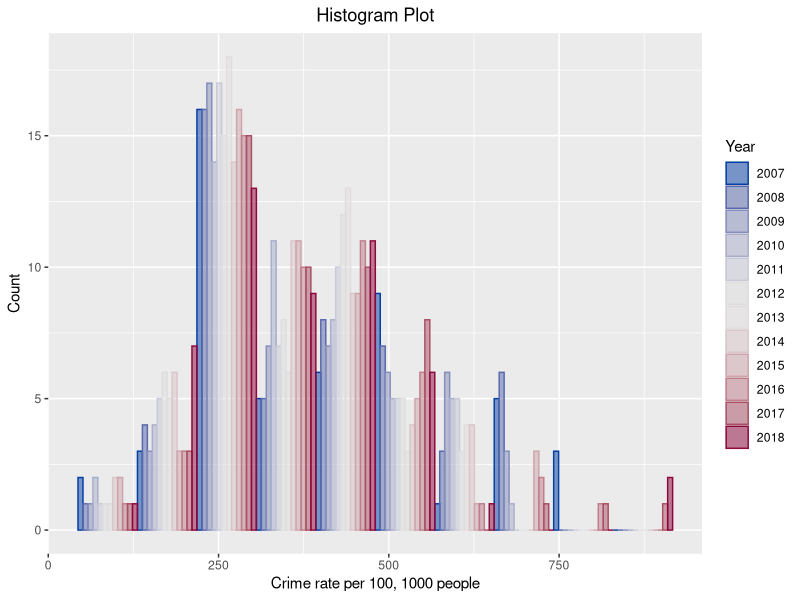
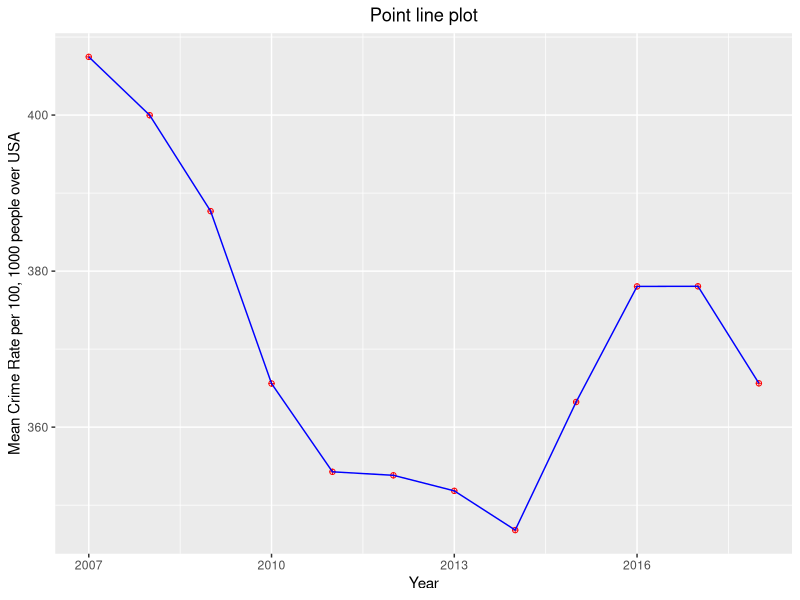
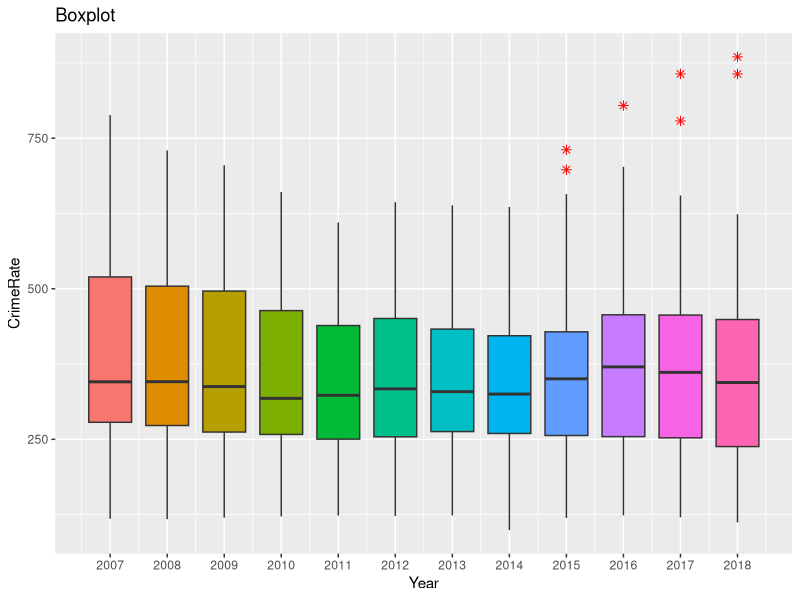
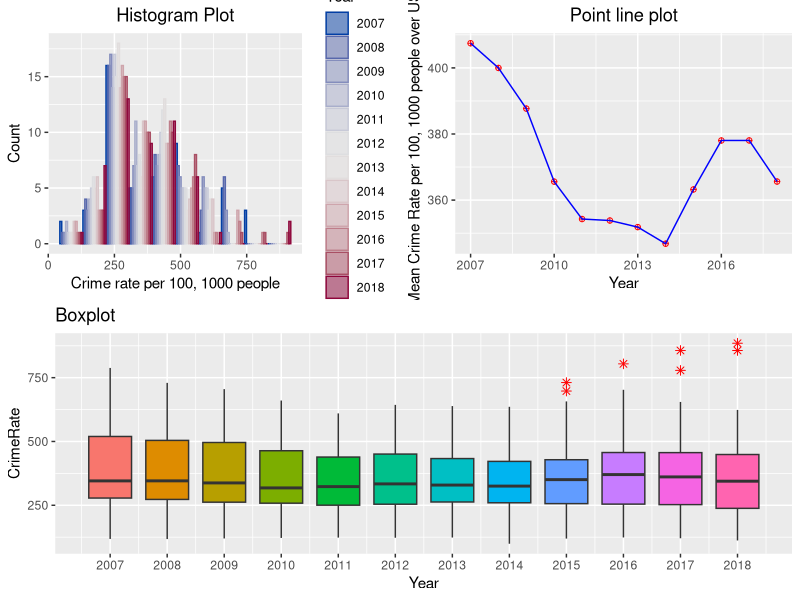

Reproduce these figures in R, in order.
if(!require(tidyverse)) {install.packages('tidyverse')}; require(tidyverse)
if(!require(colorspace)) {install.packages('colorspace')}; require(colorspace)
if(!require(gridExtra)) {install.packages('gridExtra')}; require(gridExtra)

library(tidyverse)
library(readxl)
library(gridExtra)

#Set the working directory
setwd(dirname(rstudioapi::getSourceEditorContext()$path))


# Read the data from the xlsx file named Sampledata2.xlsx
# will need to read file using  

crime_rates_df = readxl::read_xlsx('Sampledata2.xlsx')


# Inspect the data
glimpse(crime_rates_df)
View(crime_rates_df)
names(crime_rates_df)

# Create the colors for the graphs
n_col = length(unique(crime_rates_df$Year))
col1 = colorspace::diverge_hcl(n_col)

# create the histogram 
hist_plt <- ggplot(crime_rates_df,aes(x=CrimeRate, color=as.factor(Year), fill=as.factor(Year))) +
  geom_histogram(position = "dodge", alpha=0.5, bins=10) +
  scale_color_manual(values=col1) +
  scale_fill_manual(values=col1, name="Year") +
  labs(title="Crime Rate Histogram Plots", x="Crime rate per 100, 1000 people",
       y="Count", color="Year") +
  theme(plot.title=element_text(hjust=0.5))+
  ggtitle("Histogram Plot")

hist_plt

# create the scatter plot
crime_rates_df_new <- crime_rates_df %>%
  group_by(Year) %>%
  summarize(mean_rate=mean(CrimeRate),max_rate=max(CrimeRate),min_rate=min(CrimeRate))

line_plt <- ggplot(crime_rates_df_new, aes(x = Year, y = mean_rate)) + 
  geom_point(color='red', shape=10) + 
  geom_line(color='blue') +
  labs(title="Crime Rate Histogram Plots", x="Year",
       y="Mean Crime Rate per 100, 1000 people over USA") +
  theme(plot.title=element_text(hjust=0.5)) +
  ggtitle("Point line plot")

line_plt


# Grouped boxplot


min <- min(crime_rates_df$Year)
max <- max(crime_rates_df$Year)


#box_plt <- ggplot(crime_rates_df, aes(x=Year, y= CrimeRate,fill=as.factor(Year))) + 
#  geom_boxplot(outlier.colour="red", outlier.shape=8, outlier.size=2) +
#  guides(fill="none")

box_plt <- ggplot(crime_rates_df) + 
  geom_boxplot(aes(x=Year, y= CrimeRate, fill=as.factor(Year)),
               outlier.colour="red", outlier.shape=8, outlier.size=2) +
  guides(fill="none") +
  scale_x_continuous(breaks=seq(min, max, by=1)) + 
  ggtitle("Boxplot")

box_plt

# Create the grid 

lay <- rbind(c(1, 1, 2, 2),
             c(1, 1, 2, 2),
             c(3, 3, 3, 3),
             c(3, 3, 3, 3))


grid_plt <- grid.arrange(hist_plt, line_plt, box_plt, layout_matrix=lay)
